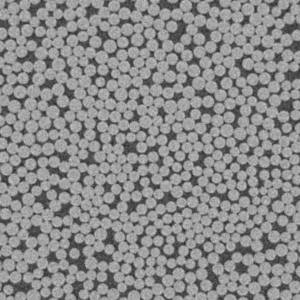
#> input picture Exam/2023/DATA_2023/fiber.png, 300 x 300 px, found by its file name
$ python Question3.py
#> lines starting #> are read from the running program, lines starting #| are printed output that depends on the picture
import numpy as np
import matplotlib.pyplot as plt
import skimage.io
from scipy import ndimage
from skimage.feature import peak_local_max
import skimage.feature


def guassianKernel(sigma, breadth):
    s = breadth*sigma
    x = np.arange(-s,s+1)
    x = np.reshape(x,[1,len(x)])
    g = 1 / (sigma*np.sqrt(2*np.pi))*np.exp((-x**2/(2*sigma**2)))
    dg = -x / sigma**2 * g
    ddg = dg * (-x / sigma**2) + g * (-1 / sigma**2)
    return g, dg, ddg, x

def detectBlobs(Im, sigma, breadth,threshold):
#> called with sigma = 3, breadth = 4, threshold = 0
    g, dg, ddg, x = guassianKernel(sigma,breadth)
    Im_lapx = ndimage.convolve(ndimage.convolve(Im,ddg),g.T)
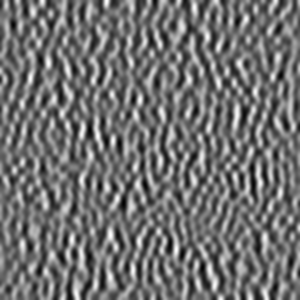
#> Im_lapx: shape (300, 300) float32; min -3.33, max 4.15, mean -0.00818; drawn with min black and max white
    Im_lapy = ndimage.convolve(ndimage.convolve(Im,ddg.T),g)
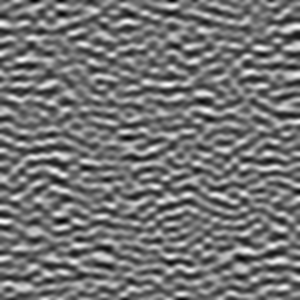
#> Im_lapy: shape (300, 300) float32; min -3.67, max 4.28, mean -0.00818; drawn with min black and max white
    Im_lap = (Im_lapx + Im_lapy)*sigma**2
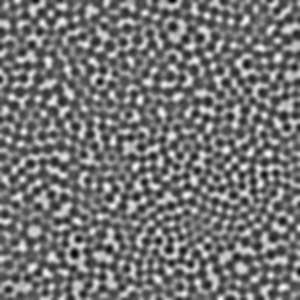
#> Im_lap: shape (300, 300) float32; min -51.49, max 59.37, mean -0.1; drawn with min black and max white
    local_max = peak_local_max(Im_lap,min_distance = 1,threshold_abs=threshold)
#> local_max = 666 pairs, first value 2 to 297, second value 3 to 297
    local_min = peak_local_max(-Im_lap,min_distance = 1,threshold_abs=threshold)
#> local_min = 633 pairs, first value 2 to 296, second value 1 to 298
    return Im_lap, local_max, local_min


img_org = skimage.io.imread("/home/christian/advancedImageAnalysis/Exam/2023/DATA_2023/fiber.png").astype(np.float32)


Im_lap, local_max, local_min = detectBlobs(img_org, 3,4,0)
print("My own")
print(local_max.shape)
#| (666, 2)
print(local_min.shape)
#| (633, 2)

print("Skimage")

blobs_light = skimage.feature.blob_log(img_org,min_sigma=3,max_sigma=3)
#> blobs_light = 670 rows, first 8: [0, 172, 3], [253, 74, 3], [0, 35, 3], [239, 78, 3], [81, 99, 3], [174, 264, 3], [271, 299, 3], [249, 109, 3]
blobs_dark = skimage.feature.blob_log(-img_org,min_sigma=3,max_sigma=3)
#> blobs_dark = 706 rows, first 8: [153, 268, 3], [100, 139, 3], [166, 135, 3], [299, 220, 3], [287, 282, 3], [19, 246, 3], [273, 46, 3], [57, 278, 3]

print(blobs_light.shape)
#| (670, 3)
print(blobs_dark.shape)
#| (706, 3)

$ run again, with Exam/2023/DATA_2023/lines.png copied over Exam/2023/DATA_2023/fiber.png
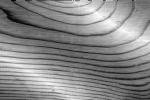
#> input picture Exam/2023/DATA_2023/lines.png, 150 x 100 px, found by its file name
#> in detectBlobs, `Im_lapx = ndimage.convolve(ndimage.convolve(Im,ddg),g.T)`:
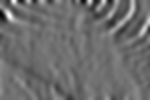
#> Im_lapx: shape (100, 150) float32; min -1.74, max 2.28, mean -0.00802; drawn with min black and max white
#> in detectBlobs, `Im_lap = (Im_lapx + Im_lapy)*sigma**2`:
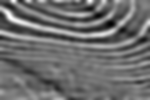
#> Im_lap: shape (100, 150) float32; min -28.62, max 37.14, mean -0.1; drawn with min black and max white
#> in detectBlobs, `local_max = peak_local_max(Im_lap,min_distance = 1,threshold_abs=thres..`: local_max = 114 pairs, first value 5 to 97, second value 3 to 145
#> in detectBlobs, `local_min = peak_local_max(-Im_lap,min_distance = 1,threshold_abs=thre..`: local_min = 111 pairs, first value 4 to 94, second value 4 to 145
#| (114, 2)
#| (111, 2)
#> blobs_light = 124 rows, first 8: [23, 110, 3], [15, 98, 3], [30, 122, 3], [8, 90, 3], [39, 143, 3], [6, 10, 3], [37, 0, 3], [15, 0, 3]
#> blobs_dark = 133 rows, first 8: [17, 10, 3], [0, 13, 3], [0, 90, 3], [20, 15, 3], [22, 21, 3], [34, 102, 3], [22, 149, 3], [31, 111, 3]
#| (124, 3)
#| (133, 3)
